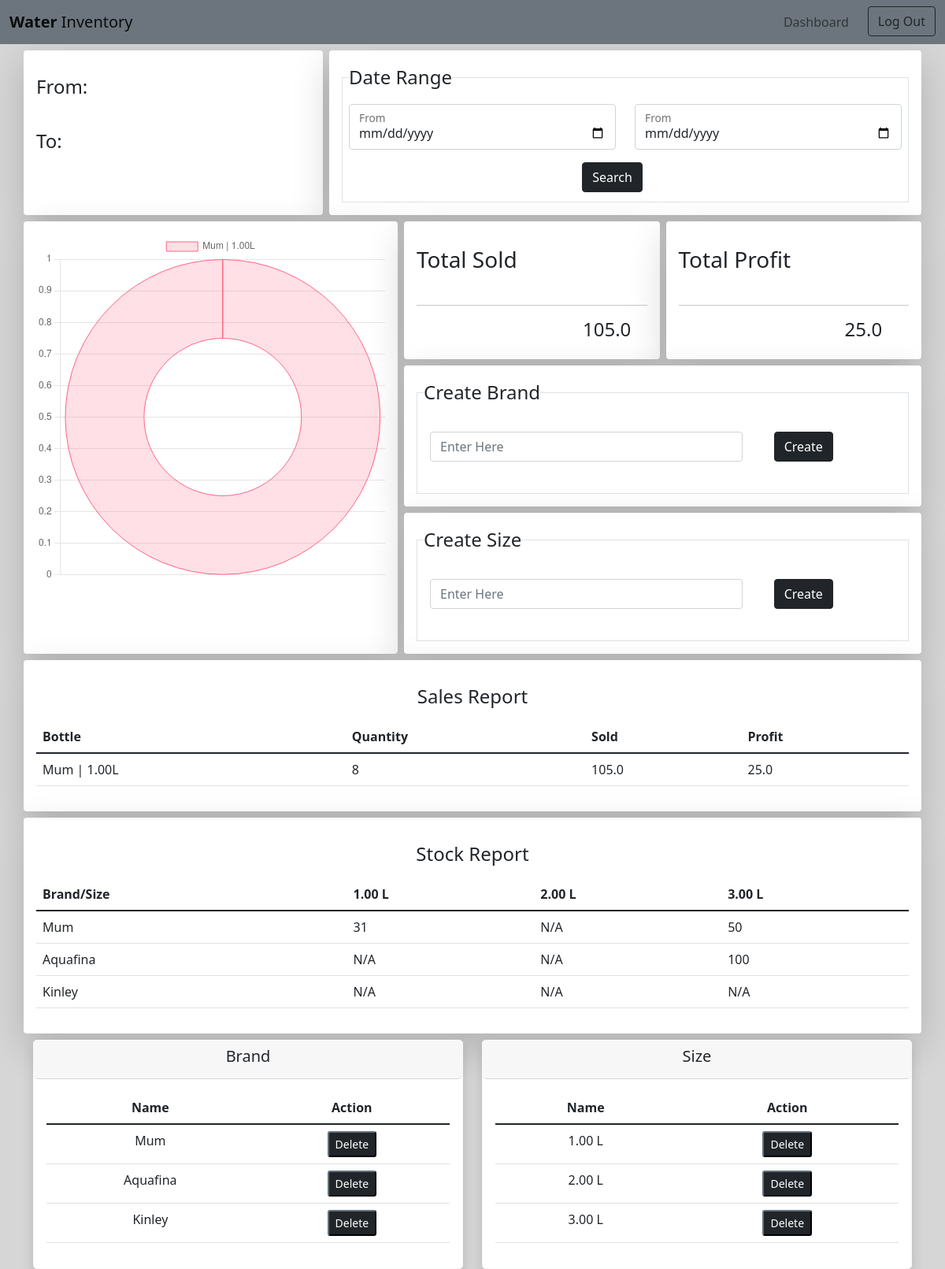
/hoteladmin/ (signed in), run on the app's committed database.
### water/models.py (models this page shows)
class BRAND(models.Model):
    brand_name = models.CharField(max_length=20, primary_key=True)
    def __str__(self):
        return self.brand_name

class SIZE(models.Model):
    bottle_size = models.DecimalField(decimal_places=2, max_digits=4, primary_key=True)
    def __str__(self):
        return str(self.bottle_size)

### hoteladmin/views.py (the view)
# urls.py: path('', hoteladmin.views.LoadDashboard, name='LoadAdmin'),
def LoadDashboard(request):
    if 'username' in request.session:
        if request.session['designation'] == 'ceo':
            from_date = ""
            to_date = ""
            bottleDetails = list(BOTTLE_DETAILS.objects.all())
            BrandForm = CreateBrandForm()
            StockTable, bottleSize = water_views.GetStockTableInfo()
            if request.method == 'POST':
                from_date = request.POST['dashboard_from']
                to_date = request.POST['dashboard_to']
                tableInfo, profitInfo, quantityInfo, totalSold, totalProfit = GetDashboardTable(from_date, to_date)
            else:
                tableInfo, profitInfo, quantityInfo, totalSold, totalProfit = GetDashboardTable()
            context = {
                'table': tableInfo,
                'profitInfo': profitInfo,
                'quantityInfo': quantityInfo,
                'totalSold': totalSold,
                'totalProfit': totalProfit,
                'fromDate': from_date,
                'toDate': to_date,
                'BottleDetails': bottleDetails,
                'BrandForm': CreateBrandForm(),
                'SizeForm': CreateSizeForm(),
                'brand': list(BRAND.objects.all()),
                'StockTable': StockTable,
                'bottleSize': bottleSize,
                'size': list(SIZE.objects.all()),
                'ceo': 1,
            }
            GetDashboardTable()
            if request.session['designation'] == 'ceo':
                context['ceo'] = 1
            return render(request, 'hoteladmin/Dashboard.html', context)
    else:
        return redirect(water_views.LoadHome)

### hoteladmin/forms.py
class CreateBrandForm(forms.Form):
    brand = forms.CharField(max_length=30, widget=forms.TextInput(attrs={'placeholder': 'Enter Here'}))
    def __init__(self, *args, **kwargs):
        super().__init__(*args, **kwargs)
        self.helper = FormHelper()
        self.helper.form_show_labels = False
        self.helper.form_tag = False
        self.helper.layout = Layout(
            Row(
                Column('brand', css_class='col-8 my-2 mx-2'),
                Div(
                    Button('create-brand', 'Create', css_class='btn btn-dark my-2 mx-2'),
                    css_class='col'
                ),
                css_class="d-flex justify-content-center align-content-center text-wrap my-2"
            )
        )

class CreateSizeForm(forms.Form):
    size = forms.DecimalField(max_digits=4, decimal_places=2,
                              widget=forms.TextInput(attrs={'placeholder': 'Enter Here'}))
    def __init__(self, *args, **kwargs):
        super().__init__(*args, **kwargs)
        self.helper = FormHelper()
        self.helper.form_show_labels = False
        self.helper.form_tag = False
        self.helper.layout = Layout(
            Row(
                Column('size', css_class='col-8 my-2 mx-2'),
                Div(
                    Button('create-size', 'Create', css_class='btn btn-dark my-2 mx-2'),
                    css_class='col'
                ),
                css_class="d-flex justify-content-center align-content-center text-wrap my-2"
            )
        )

### water/models.py (called while the page is built)
    def __str__(self):
        return str(self.brand_name) + " | " + str(self.bottle_size) + "L"

### templates/hoteladmin/Dashboard.html
{% extends 'hoteladmin/admin.html' %}
{% block Dashboard %}
    <div class="container mt-sm-2">
        <div class="row d-flex justify-content-evenly">
            <div class="col-sm-4 me-2 shadow-lg p-3 bg-body rounded">
                <div class="row">
                    <p><h4>From: {{ fromDate }}</h4></p>
                </div>
                <div class="row">
                    <p><h4>To: {{ toDate }}</h4></p>
                </div>
            </div>
            <div class="col flex-grow-1 shadow-lg p-3 bg-body rounded">
                {% include 'hoteladmin/DashboardDateInput.html' %}
            </div>
        </div>
    </div>
    {% include 'hoteladmin/PieChart_BarDiagram.html' %}
    <div class="container mt-sm-2 ">
        <div class="row d-flex justify-content-center">
            <div class="shadow-lg p-3 bg-body rounded flex-grow-1">
                <div class="text-center">
                    <p>
                    <h4>Sales Report</h4>
                    </p>
                </div>
                <table class="table table-hover">
                    <thead>
                    <th class="col">Bottle</th>
                    <th class="col">Quantity</th>
                    <th class="col">Sold</th>
                    <th class="col">Profit</th>
                    </thead>
                    <tbody>
                    {% for value in table.values %}
                        <tr>
                            {% for info in value %}
                                <td class="col">{{ info }}</td>
                            {% endfor %}
                        </tr>
                    {% endfor %}
                    </tbody>
                </table>
            </div>
        </div>
    </div>
    {% include 'water/stockTable.html' %}
    <div class="container mt-sm-2">
        <div class="row d-flex justify-content-between">
            {% include 'hoteladmin/AdminBrandTable.html' %}
            {% include 'hoteladmin/AdminSizeTable.html' %}
        </div>
    </div>
{% endblock %}

### templates/hoteladmin/admin.html (shortened to what this page needs)
{% load crispy_forms_tags %}
{% load static %}
<!doctype html>
<html lang="en">
<head>
    <link href="{% static 'css/bootstrap.min.css' %}" rel="stylesheet">
</head>
<body style="background-color: rgb(214,214,214)">
{% include 'commonHTML/navbar.html' %}
{% block Dashboard %}
{% endblock %}
</body>
</html>

### templates/commonHTML/navbar.html (shortened to what this page needs)
<nav class="navbar navbar-expand-md navbar-light bg-secondary">
    <div class="container-fluid">
        <a class="navbar-brand" href="#"><b>Water</b> Inventory</a>
        <div class="collapse navbar-collapse" id="main_menu">
            <ul class="navbar-nav ms-auto gap-3">
                {% if ceo == 1 %}
                    <li class="nav-item"><a class="nav-link" href="{% url 'LoadDashboard' %}">Dashboard</a></li>
                {% endif %}
                <li class="nav-item"><a class="btn btn-outline-dark" href="{% url 'LogOut' %}">Log Out</a></li>
            </ul>
        </div>
    </div>
</nav>

### templates/hoteladmin/DashboardDateInput.html (shortened to what this page needs)
<fieldset class="border p-sm-2 form-group">
    <legend class="w-auto float-none" id="Legend5">
        Date Range
    </legend>
    <form method="POST" action="">
        <div class="row">
            <div class="col">
                <div class="form-floating">
                    <input type="date" class="form-control" id="dashboard_from_input"
                           name="dashboard_from"
                           placeholder="From">
                    <label for="dashboard_from_input">From</label>
                </div>
            </div>
            <div class="col">
                <div class="form-floating">
                    <input type="date" class="form-control" id="dashboard_from_input"
                           name="dashboard_to"
                           placeholder="To">
                    <label for="dashboard_from_input">From</label>
                </div>
            </div>
        </div>
        <div class="row d-flex justify-content-center">
            <div class="col-3 mt-3 mb-1 ms-5">
                <button type="submit" name="date_submit" class="btn btn-dark">Search</button>
            </div>
        </div>
    </form>
</fieldset>

### templates/hoteladmin/PieChart_BarDiagram.html
<div class="container mt-sm-2">
    <div class="row d-flex">
        <div class="col-5 shadow-lg p-3 bg-body rounded">
            {% include "hoteladmin/ProfitPieChart.html" %}
        </div>
        <div class="col flex-grow-1">
            <div class="row d-flex">
                <div class="col shadow-lg p-3 mx-2 mb-2 bg-body rounded" >
                    <div class="row">
                        <p>
                        <h3>Total Sold</h3>
                        </p>
                    </div>
                    <hr>
                    <div class="row d-flex justify-content-end">
                        <div class="col-4">
                            <h4>{{ totalSold }}</h4>
                        </div>
                    </div>
                </div>
                <div class="col shadow-lg p-3 mb-2 bg-body rounded ">
                    <div class="row">
                        <p class="text-start">
                        <h3>Total Profit</h3></p>
                    </div>
                    <hr>
                    <div class="row d-flex justify-content-end">
                        <div class="col-4">
                            <h4>{{ totalProfit }}</h4>
                        </div>
                    </div>
                </div>
            </div>
            <div class="row d-flex">
                <div class="col-sm shadow-lg p-3 ms-2 bg-body rounded">
                    <fieldset class="border p-sm-2 form-group">
                        <legend class="w-auto float-none" id="Legend5">
                            Create Brand
                        </legend>
                        {% include 'hoteladmin/CreateBrand.html' %}
                    </fieldset>
                </div>
            </div>
            <div class="row">
                    <div class="col-sm shadow-lg p-3 mt-2 ms-2 bg-body rounded">
                        <fieldset class="border p-sm-2 form-group">
                            <legend class="w-auto float-none" id="Legend5">
                                Create Size
                            </legend>
                            {% include 'hoteladmin/CreateSize.html' %}
                        </fieldset>
                    </div>
            </div>
        </div>
    </div>
</div>

### templates/hoteladmin/ProfitPieChart.html
<canvas id="myChart" width="400" height="400"></canvas>
<script>
    const ctx = document.getElementById('myChart').getContext('2d');
    const myChart = new Chart(ctx, {
        type: 'doughnut',
        data: {
            labels: [{% for brand in profitInfo.keys %}
                '{{ brand }}',
            {% endfor %}],
            datasets: [{
                label: '# of Votes',
                data: [ {% for profit in profitInfo.values %} {{ profit }},{% endfor %} ],
                backgroundColor: [
                    'rgba(255, 99, 132, 0.2)',
                    'rgba(54, 162, 235, 0.2)',
                    'rgba(255, 206, 86, 0.2)',
                    'rgba(75, 192, 192, 0.2)',
                    'rgba(153, 102, 255, 0.2)',
                    'rgba(255, 159, 64, 0.2)'
                ],
                borderColor: [
                    'rgba(255, 99, 132, 1)',
                    'rgba(54, 162, 235, 1)',
                    'rgba(255, 206, 86, 1)',
                    'rgba(75, 192, 192, 1)',
                    'rgba(153, 102, 255, 1)',
                    'rgba(255, 159, 64, 1)'
                ],
                borderWidth: 1
            }]
        },
        options: {
            scales: {
                y: {
                    beginAtZero: true
                }
            }
        }
    });
</script>

### templates/hoteladmin/CreateBrand.html
{% load crispy_forms_tags %}
<form id="create-brand-form">
    {% crispy BrandForm %}
</form>

### templates/hoteladmin/CreateSize.html
{% load crispy_forms_tags %}
<form id="create-size-form">
    {% crispy SizeForm %}
</form>

### templates/water/stockTable.html
<div class="container">
    <div class="row d-flex justify-content-center mt-2">
        <div class="shadow-lg p-3 bg-body rounded flex-grow-1">
            <div class="text-center">
                <p>
                <h4>Stock Report</h4>
                </p>
            </div>
            <table class="table table-hover ">
                <thead id="stock-table-head">
                <th class="col"> Brand/Size</th>
                {% for key,value in bottleSize.items %}
                    <th class="col"> {{ key }} L</th>
                {% endfor %}
                </thead>
                <tbody id="stock-table-body">
                {% for key,value in StockTable.items %}
                    <tr>
                        <td>
                            {{ key }}
                        </td>
                        {% for bottle,size in value.items %}
                            <td>
                                {{ size }}
                            </td>
                        {% endfor %}
                    </tr>
                {% endfor %}
                </tbody>
            </table>
        </div>
    </div>
</div>

### templates/hoteladmin/AdminBrandTable.html
<div class="col">
    <div class="card border-light border-light shadow rounded-3">
        <div class="card-header rounded-3">
            <div class="text-center">
                <h5>Brand</h5>
            </div>
        </div>
        <div class="card-body text-dark">
            <table class="table table-hover ">
                <thead>
                <tr>
                    <th class="col">
                        <div class="text-center">
                            Name
                        </div>
                    </th>
                    <th class="col">
                        <div class="text-center">
                            Action
                        </div>
                    </th>
                </tr>
                </thead>
                <tbody id="admin-brand-table-body">
                {% for brand_name in brand %}
                    <tr><td class="col"><div class="text-center">
                                {{ brand_name }}
                            </div></td><td><div class="text-center"><input type="button" class="btn-sm btn-dark btn-del" data-sid="{{ brand_name }}" value="Delete"></div></td></tr>
                {% endfor %}
                </tbody>
            </table>
        </div>
    </div>
</div>

### templates/hoteladmin/AdminSizeTable.html
<div class="col">
    <div class="card border-light border-light shadow rounded-3">
        <div class="card-header rounded-3">
            <div class="text-center">
                <h5>Size</h5>
            </div>
        </div>
        <div class="card-body text-dark">
            <table class="table table-hover ">
                <thead>
                <tr>
                    <th class="col">
                        <div class="text-center">
                            Name
                        </div>
                    </th>
                    <th class="col">
                        <div class="text-center">
                            Action
                        </div>
                    </th>
                </tr>
                </thead>
                <tbody id="admin-size-table-body">
                {% for bottle_size in size %}
                    <tr><td class="col"><div class="text-center">
                                {{ bottle_size }} L
                            </div></td><td><div class="text-center"><input type="button" class="btn-sm btn-dark btn-del" data-sid="{{ bottle_size }}" value="Delete"></div></td></tr>
                {% endfor %}
                </tbody>
            </table>
        </div>
    </div>
</div>

### data on the page
BRAND: StockTable "Mum", brand_name "Mum"
BRAND: StockTable "Aquafina", brand_name "Aquafina"
BRAND: StockTable "Kinley", brand_name "Kinley"

### other printed values
{{ totalSold }} "105.0"
{{ totalProfit }} "25.0"
{{ info }} "Mum | 1.00L" "8" "105.0" "25.0"
{{ key }} "1.00" "2.00" "3.00"
{{ size }} "31" "N/A" "50" "N/A" "N/A" "100" "N/A" "N/A" "N/A"
